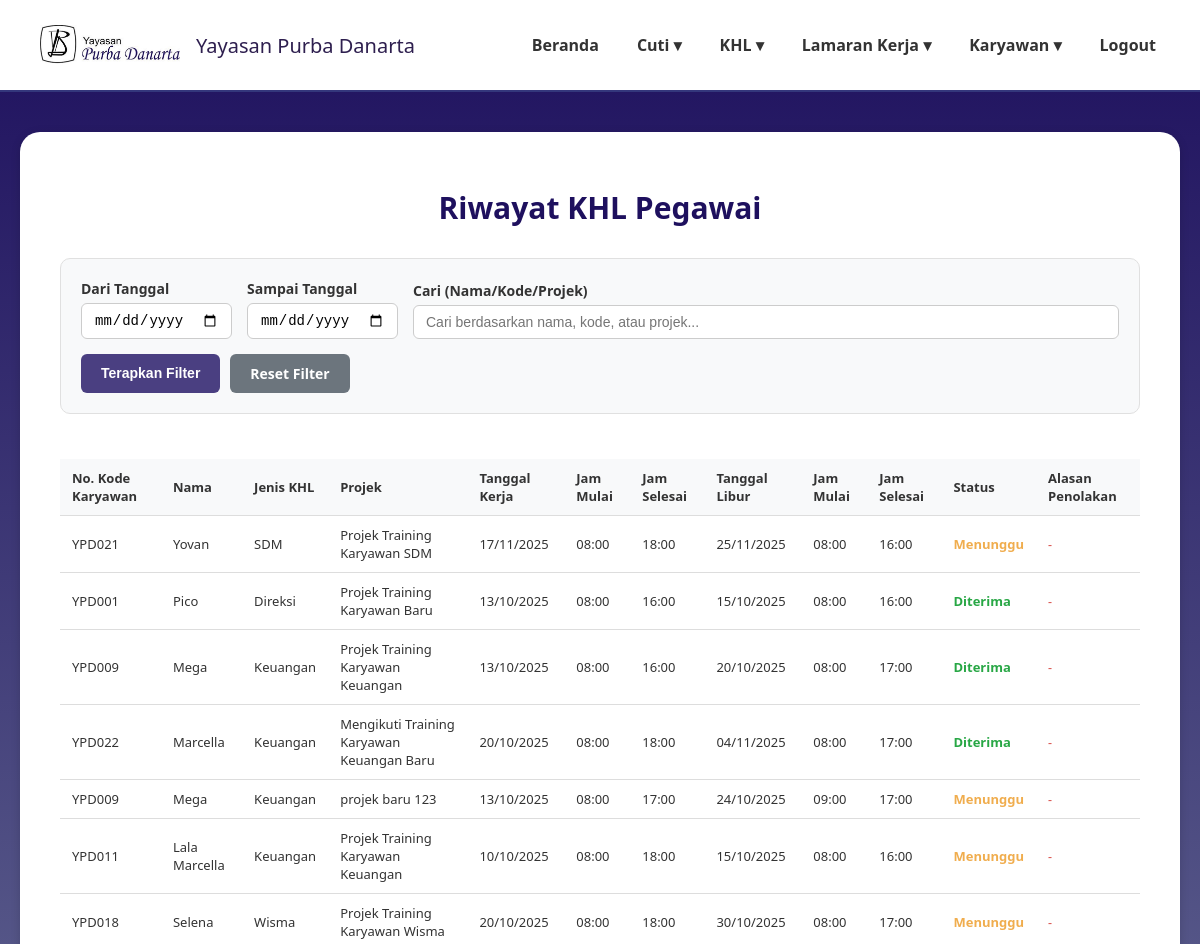
Before: /riwayat_khl.php (signed in, upper part) with the older database file.
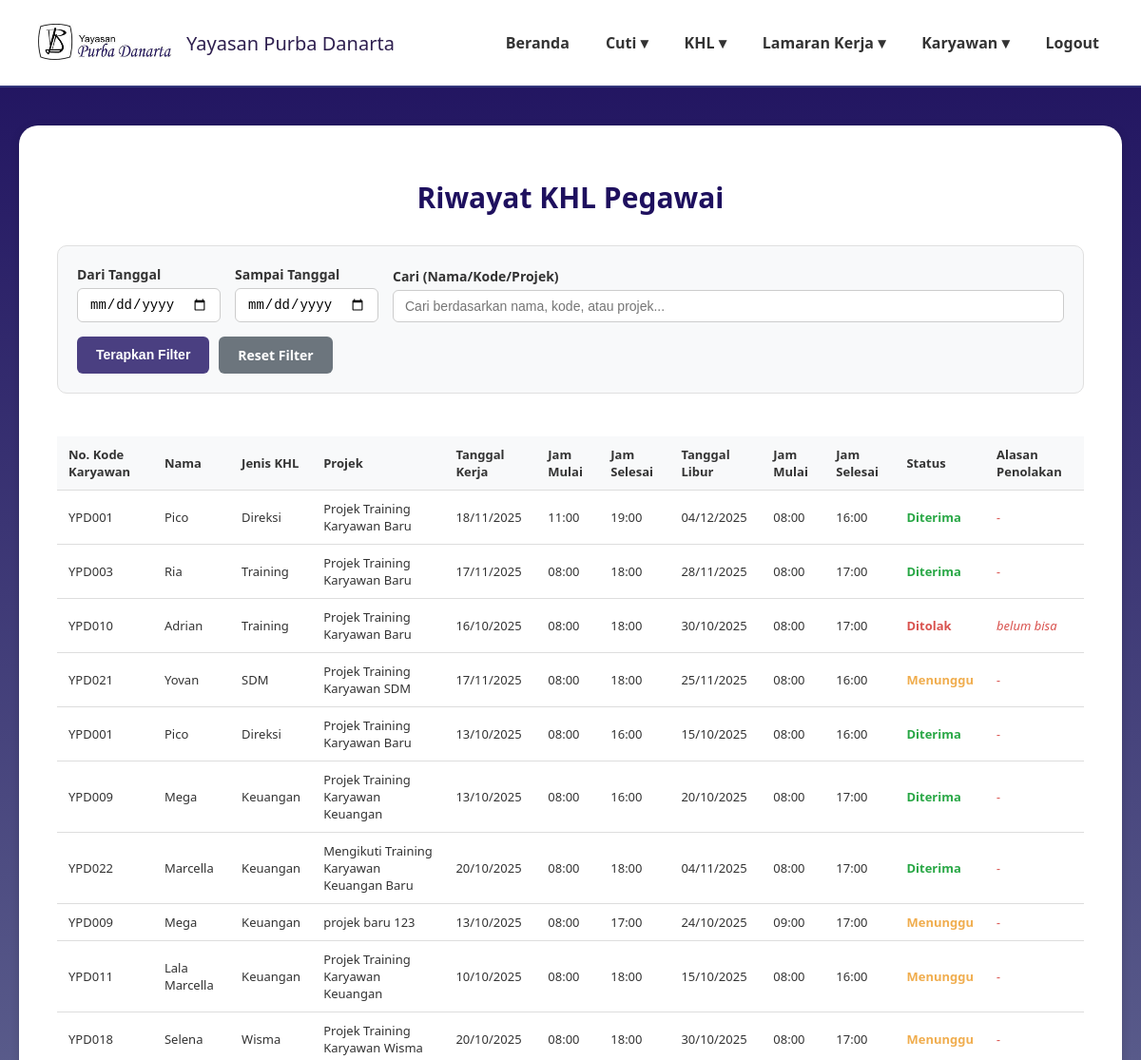
After: the same page with the newer database file.
### tables this page shows
CREATE TABLE `data_pengajuan_khl` (
  `id_khl` int(11) NOT NULL,
  `kode_karyawan` varchar(20) NOT NULL,
  `divisi` varchar(50) NOT NULL,
  `jabatan` varchar(50) NOT NULL,
  `role` enum('karyawan','direktur','admin','penanggung jawab') NOT NULL DEFAULT 'karyawan',
  `proyek` varchar(100) NOT NULL,
  `tanggal_khl` date NOT NULL,
  `jam_mulai_kerja` time NOT NULL,
  `jam_akhir_kerja` time NOT NULL,
  `tanggal_cuti_khl` date NOT NULL,
  `jam_mulai_cuti_khl` time NOT NULL,
  `jam_akhir_cuti_khl` time NOT NULL,
  `status_khl` enum('pending','disetujui','ditolak') DEFAULT 'pending',
  `alasan_penolakan` text DEFAULT NULL,
  `created_at` timestamp NOT NULL DEFAULT current_timestamp()
);

CREATE TABLE `data_karyawan` (
  `id_karyawan` int(11) NOT NULL,
  `kode_karyawan` varchar(20) NOT NULL,
  `nama_lengkap` varchar(100) NOT NULL,
  `email` varchar(100) NOT NULL,
  `password` varchar(255) NOT NULL,
  `jabatan` varchar(50) NOT NULL,
  `divisi` varchar(50) NOT NULL,
  `role` enum('karyawan','direktur','admin','penanggung jawab') NOT NULL DEFAULT 'karyawan',
  `no_telp` varchar(20) DEFAULT NULL,
  `sisa_cuti_tahunan` int(3) DEFAULT 0,
  `sisa_cuti_lustrum` int(3) DEFAULT 0,
  `status_aktif` enum('aktif','non_aktif') NOT NULL DEFAULT 'aktif',
  `created_at` timestamp NOT NULL DEFAULT current_timestamp()
);

### riwayat_khl.php (the view, shortened to what this page needs)
<?php
require 'config.php';
$start_date = $_GET['start_date'] ?? '';
$end_date = $_GET['end_date'] ?? '';
$search_query = $_GET['search'] ?? '';
$query = "SELECT
            dk.nama_lengkap,
            dpk.*
          FROM data_pengajuan_khl dpk
          JOIN data_karyawan dk ON dpk.kode_karyawan = dk.kode_karyawan
          WHERE 1=1";
$query .= " ORDER BY dpk.created_at DESC";
$stmt = $conn->prepare($query);
if ($stmt) {
    $stmt->execute();
    $result = $stmt->get_result();
    $riwayat_khl = $result->fetch_all(MYSQLI_ASSOC);
} else {
    $riwayat_khl = [];
    error_log("Error preparing query: " . $conn->error);
}
$status_mapping = [
    'disetujui' => 'Diterima',
    'ditolak' => 'Ditolak',
    'pending' => 'Menunggu'
];
$filtered_data = [];
foreach ($riwayat_khl as $khl) {
    $filtered_data[] = [
        'id' => $khl['id_khl'],
        'kode_khl' => $khl['id_khl'],
        'kode_karyawan' => $khl['kode_karyawan'],
        'nama_karyawan' => $khl['nama_lengkap'],
        'jenis_khl' => $khl['divisi'],
        'projek' => $khl['proyek'],
        'tanggal_kerja' => $khl['tanggal_khl'],
        'jam_mulai_kerja' => $khl['jam_mulai_kerja'],
        'jam_selesai_kerja' => $khl['jam_akhir_kerja'],
        'tanggal_libur' => $khl['tanggal_cuti_khl'],
        'jam_mulai_libur' => $khl['jam_mulai_cuti_khl'],
        'jam_selesai_libur' => $khl['jam_akhir_cuti_khl'],
        'status' => $status_mapping[$khl['status_khl']] ?? $khl['status_khl'],
        'alasan_penolakan' => $khl['alasan_penolakan'] ?? ''
    ];
}
?>
<!DOCTYPE html>
<html lang="id">
<head>
</head>
<body>
<header>
    <div class="logo">
        <img src="image/namayayasan.png" alt="Logo Yayasan">
        <span>Yayasan Purba Danarta</span>
    </div>
    <nav>
        <ul>
            <li><a href="dashboardadmin.php">Beranda</a></li>
            <li><a href="#">Cuti ▾</a>
            </li>
            <li><a href="#">KHL ▾</a>
            </li>
            <li><a href="#">Lamaran Kerja ▾</a>
            </li>
            <li><a href="#">Karyawan ▾</a>
            </li>
            <li><a href="logout2.php">Logout</a></li>
        </ul>
    </nav>
</header>
<main>
    <div class="card">
        <h2 class="page-title">Riwayat KHL Pegawai</h2>
        <div class="filter-section">
            <form method="GET" action="">
                <div class="filter-row">
                    <div class="filter-group date-group">
                        <label for="start_date">Dari Tanggal</label>
                        <input type="date" id="start_date" name="start_date" value="<?= htmlspecialchars($start_date) ?>">
                    </div>
                    <div class="filter-group date-group">
                        <label for="end_date">Sampai Tanggal</label>
                        <input type="date" id="end_date" name="end_date" value="<?= htmlspecialchars($end_date) ?>">
                    </div>
                    <div class="filter-group search-group">
                        <label for="search">Cari (Nama/Kode/Projek)</label>
                        <input type="text" id="search" name="search" placeholder="Cari berdasarkan nama, kode, atau projek..." value="<?= htmlspecialchars($search_query) ?>">
                    </div>
                </div>
                <div class="action-bar">
                    <button type="submit" class="btn btn-cari">Terapkan Filter</button>
                    <a href="riwayat_khl.php" class="btn btn-reset">Reset Filter</a>
                </div>
            </form>
        </div>
        <div class="data-table-container">
            <table class="data-table">
                <thead>
                    <tr>
                        <th>No. Kode Karyawan</th>
                        <th>Nama</th>
                        <th>Jenis KHL</th>
                        <th>Projek</th>
                        <th>Tanggal Kerja</th>
                        <th>Jam Mulai</th>
                        <th>Jam Selesai</th>
                        <th>Tanggal Libur</th>
                        <th>Jam Mulai</th>
                        <th>Jam Selesai</th>
                        <th>Status</th>
                        <th>Alasan Penolakan</th>
                    </tr>
                </thead>
                <tbody>
                    <?php if (!empty($filtered_data)): ?>
                        <?php foreach($filtered_data as $khl): ?>
                        <tr>
                            <td><?= htmlspecialchars($khl['kode_karyawan']) ?></td>
                            <td><?= htmlspecialchars($khl['nama_karyawan']) ?></td>
                            <td><?= htmlspecialchars($khl['jenis_khl']) ?></td>
                            <td><?= htmlspecialchars($khl['projek']) ?></td>
                            <td><?= date('d/m/Y', strtotime($khl['tanggal_kerja'])) ?></td>
                            <td><?= $khl['jam_mulai_kerja'] ? date('H:i', strtotime($khl['jam_mulai_kerja'])) : '-' ?></td>
                            <td><?= $khl['jam_selesai_kerja'] ? date('H:i', strtotime($khl['jam_selesai_kerja'])) : '-' ?></td>
                            <td><?= $khl['tanggal_libur'] ? date('d/m/Y', strtotime($khl['tanggal_libur'])) : '-' ?></td>
                            <td><?= $khl['jam_mulai_libur'] ? date('H:i', strtotime($khl['jam_mulai_libur'])) : '-' ?></td>
                            <td><?= $khl['jam_selesai_libur'] ? date('H:i', strtotime($khl['jam_selesai_libur'])) : '-' ?></td>
                            <td>
                                <?php if ($khl['status'] == 'Diterima'): ?>
                                    <span class="status-diterima">Diterima</span>
                                <?php elseif ($khl['status'] == 'Ditolak'): ?>
                                    <span class="status-ditolak">Ditolak</span>
                                <?php elseif ($khl['status'] == 'Menunggu'): ?>
                                    <span class="status-menunggu">Menunggu</span>
                                <?php else: ?>
                                    <?= htmlspecialchars($khl['status']) ?>
                                <?php endif; ?>
                            </td>
                            <td class="alasan-penolakan" title="<?= htmlspecialchars($khl['alasan_penolakan']) ?>">
                                <?= !empty($khl['alasan_penolakan']) ? htmlspecialchars($khl['alasan_penolakan']) : '-' ?>
                            </td>
                        </tr>
                        <?php endforeach; ?>
                    <?php else: ?>
                        <tr>
                            <td colspan="12" class="no-data">Tidak ada data KHL yang ditemukan</td>
                        </tr>
                    <?php endif; ?>
                </tbody>
            </table>
        </div>
    </div>
</main>
</body>
</html>

### riwayat_khl.php (style rules this page uses)
body { margin:0; font-family:'Segoe UI', Tahoma, Geneva, Verdana, sans-serif; background: linear-gradient(180deg,#1E105E 0%,#8897AE 100%); min-height:100vh; color:#333; }
header { background:rgba(255,255,255,1); padding:20px 40px; display:flex; justify-content:space-between; align-items:center; border-bottom:2px solid #34377c; flex-wrap: wrap; }
.logo { display:flex; align-items:center; gap:16px; font-weight:500; font-size:20px; color:#2e1f4f; }
.logo img { width: 140px; height: 50px; object-fit: contain; }
nav ul { list-style:none; margin:0; padding:0; display:flex; gap:30px; align-items: center; }
nav li { position:relative; }
nav a { text-decoration:none; color:#333; font-weight:600; padding:8px 4px; display:block; }
main { max-width:1600px; margin:40px auto; padding:0 20px; }
.card { background:#fff; border-radius:20px; padding:30px 40px; box-shadow:0 2px 10px rgba(0,0,0,0.15); }
.page-title { font-size: 30px; font-weight: 600; text-align: center; margin-bottom: 30px; color: #1E105E; }
.filter-section { background: #f8f9fa; padding: 20px; border-radius: 10px; margin-bottom: 25px; border: 1px solid #e0e0e0; }
.filter-row { display: flex; gap: 15px; align-items: flex-end; flex-wrap: wrap; }
.filter-group { display: flex; flex-direction: column; gap: 5px; }
.filter-group label { font-weight: 600; font-size: 14px; color: #333; }
.filter-group input { padding: 8px 12px; border: 1px solid #ccc; border-radius: 6px; font-size: 14px; }
.filter-group.date-group { min-width: 150px; }
.filter-group.search-group { flex-grow: 1; min-width: 200px; }
.action-bar { display: flex; gap: 10px; margin-top: 15px; }
.btn { padding: 10px 20px; border: none; border-radius: 6px; font-size: 14px; font-weight: 600; color: #fff; cursor: pointer; transition: background-color 0.3s; text-decoration: none; text-align: center; }
.btn-cari { background-color: #4a3f81; }
.btn-reset { background-color: #6c757d; }
.data-table-container { overflow-x: auto; }
.data-table { width: 100%; border-collapse: collapse; font-size: 13px; margin-top: 20px; }
.data-table th, .data-table td { padding: 10px 12px; text-align: left; border-bottom: 1px solid #ddd; }
.data-table th { background-color: #f8f9fa; font-weight: 600; color: #333; position: sticky; top: 0; }
.status-diterima { color: #28a745; font-weight: 600; }
.status-ditolak { color: #d9534f; font-weight: 600; }
.status-menunggu { color: #f0ad4e; font-weight: 600; }
.alasan-penolakan { max-width: 200px; white-space: nowrap; overflow: hidden; text-overflow: ellipsis; color: #d9534f; font-style: italic; }

Changed rows visible on the page:
added data_pengajuan_khl: kode_karyawan "YPD001", data_karyawan.nama_lengkap "Pico", divisi "Direksi", proyek "Projek Training Karyawan Baru", tanggal_khl "18/11/2025", jam_mulai_kerja "11:00", jam_akhir_kerja "19:00", tanggal_cuti_khl "04/12/2025", jam_mulai_cuti_khl "08:00", jam_akhir_cuti_khl "16:00", shows "Diterima"
added data_pengajuan_khl: kode_karyawan "YPD003", data_karyawan.nama_lengkap "Ria", divisi "Training", proyek "Projek Training Karyawan Baru", tanggal_khl "17/11/2025", jam_mulai_kerja "08:00", jam_akhir_kerja "18:00", tanggal_cuti_khl "28/11/2025", jam_mulai_cuti_khl "08:00", jam_akhir_cuti_khl "17:00", shows "Diterima"
added data_pengajuan_khl: kode_karyawan "YPD010", data_karyawan.nama_lengkap "Adrian", divisi "Training", proyek "Projek Training Karyawan Baru", tanggal_khl "16/10/2025", jam_mulai_kerja "08:00", jam_akhir_kerja "18:00", tanggal_cuti_khl "30/10/2025", jam_mulai_cuti_khl "08:00", jam_akhir_cuti_khl "17:00", shows "Ditolak", alasan_penolakan "belum bisa"
